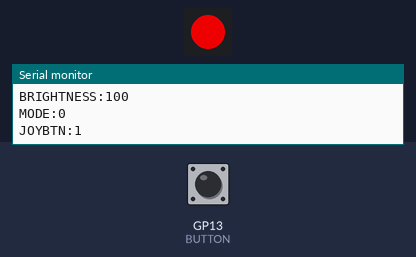
Recording of a sketch running on a simulated Raspberry Pi Pico. Shown: 1 RGB LEDs in strip order, left to right, the last lines printed to the serial monitor. Inputs (shaded band) come from the test bench; at power-on: GP13 (BUTTON) HIGH. EEPROM starts erased; USB keyboard and mouse output is not drawn.

Above: at 2.2 s.
2.3 s: GP13 (BUTTON) pulled LOW for 0.15 s
At 2.37 s:
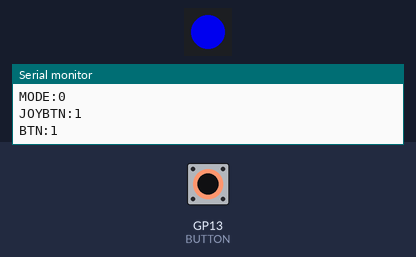
6.9 s: GP13 (BUTTON) pulled LOW for 3.2 s
At 11.4 s:
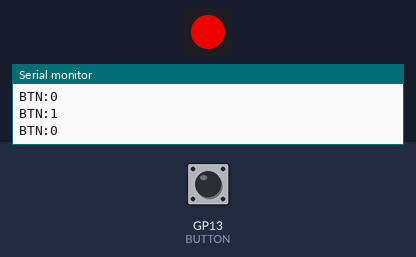
Timing chart, 0 to 12.9 s (numbered marks = the images above; inputs shaded):
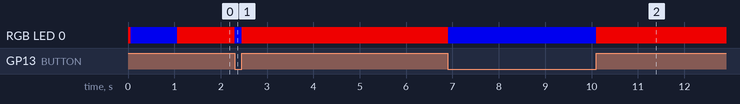

Measured:
- after the input at 2.3 s, RGB LED 0: RGB(204, 0, 0) → RGB(0, 0, 204) at once, → RGB(204, 0, 0) 0.15 s later
- after the input at 6.9 s, RGB LED 0: RGB(204, 0, 0) → RGB(0, 0, 204) at once, → RGB(204, 0, 0) 3.2 s later

The sketch:

ptt.ino
```cpp
#include <Keyboard.h>
#include <Joystick.h>
#include <EEPROM.h>
#include <Adafruit_NeoPixel.h>
#include "pico/bootrom.h"
#include "hardware/watchdog.h"

#define FW_VERSION "1.2.0"
#define DEFAULT_KEY KEY_LEFT_CTRL_ID
#define DEFAULT_BRIGHTNESS 100
#define MAX_LED_BRIGHTNESS 204
#define DEFAULT_MODE MODE_KEYBOARD
#define DEFAULT_JOY_BUTTON 1
#define MAX_JOY_BUTTON 32

// EEPROM layout markers: v1.0.x stored key + brightness, v1.2 adds mode + joystick button.
#define CONFIG_MAGIC_V1 0x55
#define CONFIG_MAGIC_V2 0x56

// Output modes: which HID report the PTT button drives.
enum
{
  MODE_KEYBOARD = 0,
  MODE_JOYSTICK,
  MODE_COUNT
};

const int BUTTON = 13;
const int LED = 16;
const int LED_COUNT = 1;

bool pressed = false;
bool lastButton = false;

uint8_t currentKey;
uint8_t currentBrightness;
uint8_t currentMode;
uint8_t currentJoyButton;

Adafruit_NeoPixel statusLed(LED_COUNT, LED, NEO_GRB + NEO_KHZ800);

uint32_t displayedColor = 0xFFFFFFFF;

void setBrightness(uint8_t brightness)
{
  currentBrightness = brightness;
  statusLed.setBrightness((currentBrightness * MAX_LED_BRIGHTNESS + 50) / 100);
  displayedColor = 0xFFFFFFFF;
}

// The button state takes precedence over a connected configurator.
void setStatusLed(uint8_t red, uint8_t green, uint8_t blue)
{
  uint32_t color = statusLed.Color(red, green, blue);

  if (color == displayedColor)
    return;

  statusLed.setPixelColor(0, color);
  statusLed.show();
  displayedColor = color;
}

void updateStatusLed()
{
  if (pressed)
  {
    setStatusLed(0, 0, 255);       // Blue: PTT button held
  }
  else if (Serial.dtr())
  {
    setStatusLed(255, 0, 0);       // Red: configurator serial port open
  }
  else
  {
    setStatusLed(0, 255, 0);       // Green: device running
  }
}

void startupLedTest()
{
  setStatusLed(255, 0, 0);
  delay(20);
  setStatusLed(0, 255, 0);
  delay(20);
  setStatusLed(0, 0, 255);
  delay(20);
  displayedColor = 0xFFFFFFFF;
}

//-------------------------------
// Key IDs
//-------------------------------
enum
{
  KEY_LEFT_CTRL_ID = 0,
  KEY_RIGHT_CTRL_ID,
  KEY_LEFT_SHIFT_ID,
  KEY_RIGHT_SHIFT_ID,
  KEY_LEFT_ALT_ID,
  KEY_RIGHT_ALT_ID,
  KEY_F13_ID,
  KEY_F14_ID,
  KEY_A_ID,
  KEY_B_ID
};

//-------------------------------

uint8_t keyTable[] =
{
  KEY_LEFT_CTRL,
  KEY_RIGHT_CTRL,
  KEY_LEFT_SHIFT,
  KEY_RIGHT_SHIFT,
  KEY_LEFT_ALT,
  KEY_RIGHT_ALT,
  KEY_F13,
  KEY_F14,
  'a',
  'b'
};

//--------------------------------

// Sends the press/release to whichever HID output the current mode selects.
void pressOutput()
{
  if (currentMode == MODE_JOYSTICK)
    Joystick.button(currentJoyButton, true);
  else
    Keyboard.press(keyTable[currentKey]);
}

void releaseOutput()
{
  if (currentMode == MODE_JOYSTICK)
    Joystick.button(currentJoyButton, false);
  else
    Keyboard.release(keyTable[currentKey]);
}

// Releases a held output before the key, button or mode changes, so nothing stays stuck down.
void releaseIfPressed()
{
  if (pressed)
  {
    releaseOutput();
    pressed = false;
  }
}

//--------------------------------

void saveConfig()
{
  EEPROM.write(0, CONFIG_MAGIC_V2);
  EEPROM.write(1, currentKey);
  EEPROM.write(2, currentBrightness);
  EEPROM.write(3, currentMode);
  EEPROM.write(4, currentJoyButton);
  EEPROM.commit();
}

void loadConfig()
{
    EEPROM.begin(16);

    uint8_t magic = EEPROM.read(0);

    if (magic == CONFIG_MAGIC_V1 || magic == CONFIG_MAGIC_V2)
    {
        currentKey = EEPROM.read(1);

        if (currentKey >= (sizeof(keyTable) / sizeof(keyTable[0])))
            currentKey = DEFAULT_KEY;

        currentBrightness = EEPROM.read(2);

        if (currentBrightness > 100)
            currentBrightness = DEFAULT_BRIGHTNESS;

        currentMode = DEFAULT_MODE;
        currentJoyButton = DEFAULT_JOY_BUTTON;

        if (magic == CONFIG_MAGIC_V2)
        {
            currentMode = EEPROM.read(3);

            if (currentMode >= MODE_COUNT)
                currentMode = DEFAULT_MODE;

            currentJoyButton = EEPROM.read(4);

            if (currentJoyButton < 1 || currentJoyButton > MAX_JOY_BUTTON)
                currentJoyButton = DEFAULT_JOY_BUTTON;
        }
        else
        {
            // Upgrade a v1.0.x config in place; it keeps working as a keyboard.
            saveConfig();
        }
    }
    else
    {
        currentKey = DEFAULT_KEY;
        currentBrightness = DEFAULT_BRIGHTNESS;
        currentMode = DEFAULT_MODE;
        currentJoyButton = DEFAULT_JOY_BUTTON;
        saveConfig();
    }
}

void factoryReset()
{
    releaseIfPressed();

    currentKey = DEFAULT_KEY;
    currentBrightness = DEFAULT_BRIGHTNESS;
    currentMode = DEFAULT_MODE;
    currentJoyButton = DEFAULT_JOY_BUTTON;

    setBrightness(currentBrightness);
    saveConfig();

    Serial.println("OK");
}

void sendCurrentKey()
{
    Serial.print("KEY:");
    Serial.println(currentKey);
}

void sendCurrentBrightness()
{
    Serial.print("BRIGHTNESS:");
    Serial.println(currentBrightness);
}

void sendCurrentMode()
{
    Serial.print("MODE:");
    Serial.println(currentMode);
}

void sendCurrentJoyButton()
{
    Serial.print("JOYBTN:");
    Serial.println(currentJoyButton);
}

void sendInfo()
{
    Serial.println("READY");

    Serial.print("VERSION:");
    Serial.println(FW_VERSION);

    sendCurrentKey();
    sendCurrentBrightness();
    sendCurrentMode();
    sendCurrentJoyButton();

    Serial.print("BTN:");
    Serial.println(!digitalRead(BUTTON) ? 1 : 0);
}

//--------------------------------

void handleCommand(String cmd)
{
  cmd.trim();

  if (cmd == "PING")
  {
    Serial.println("PONG");
    return;
  }

  if (cmd == "FACTORYRESET")
  {
      factoryReset();
      return;
  }

  if (cmd == "GETINFO")
  {
    sendInfo();
    return;
  }

  if (cmd == "GETKEY")
  {
    sendCurrentKey();
    return;
  }

  if (cmd == "GETBRIGHTNESS")
  {
    sendCurrentBrightness();
    return;
  }

  if (cmd == "GETMODE")
  {
    sendCurrentMode();
    return;
  }

  if (cmd == "GETJOYBTN")
  {
    sendCurrentJoyButton();
    return;
  }

  if (cmd == "SAVE")
  {
    saveConfig();
    Serial.println("OK");
    return;
  }

  if (cmd == "RESET")
  {
    Serial.println("OK");
    delay(100);
    watchdog_reboot(0, 0, 0);
    while (1);
  }

  if (cmd == "BOOTSEL")
  {
    Serial.println("OK");
    delay(100);
    reset_usb_boot(0,0);
  }

  const int NUM_KEYS = sizeof(keyTable) / sizeof(keyTable[0]);

  if (cmd.startsWith("SETKEY:"))
  {
      int keyID = cmd.substring(7).toInt();

      if (keyID >= 0 && keyID < NUM_KEYS)
      {
          releaseIfPressed();
          currentKey = keyID;
          Serial.println("OK");
      }
      else
      {
          Serial.println("ERROR");
      }

      return;
  }

  if (cmd.startsWith("SETMODE:"))
  {
      int mode = cmd.substring(8).toInt();

      if (mode >= 0 && mode < MODE_COUNT)
      {
          releaseIfPressed();
          currentMode = mode;
          Serial.println("OK");
      }
      else
      {
          Serial.println("ERROR");
      }

      return;
  }

  if (cmd.startsWith("SETJOYBTN:"))
  {
      int joyButton = cmd.substring(10).toInt();

      if (joyButton >= 1 && joyButton <= MAX_JOY_BUTTON)
      {
          releaseIfPressed();
          currentJoyButton = joyButton;
          Serial.println("OK");
      }
      else
      {
          Serial.println("ERROR");
      }

      return;
  }

  if (cmd.startsWith("SETBRIGHTNESS:"))
  {
      int brightness = cmd.substring(14).toInt();

      if (brightness >= 0 && brightness <= 100)
      {
          setBrightness(brightness);
          Serial.println("OK");
      }
      else
      {
          Serial.println("ERROR");
      }

      return;
  }
}

//--------------------------------

void setup()
{
  pinMode(BUTTON, INPUT_PULLUP);

  statusLed.begin();
  statusLed.clear();
  statusLed.show();

  Serial.begin(115200);

  Keyboard.begin();
  Joystick.begin();

  loadConfig();
  setBrightness(currentBrightness);
  startupLedTest();

  delay(1000);

  Serial.println("READY");

  Serial.print("VERSION:");
  Serial.println(FW_VERSION);

  sendCurrentKey();
  sendCurrentBrightness();
  sendCurrentMode();
  sendCurrentJoyButton();
  updateStatusLed();
}

//--------------------------------

void loop()
{
  bool state = !digitalRead(BUTTON);

  if(state != lastButton)
  {
    lastButton = state;

    Serial.print("BTN:");
    Serial.println(state ? "1" : "0");
  }

  if(state && !pressed)
  {
    pressOutput();
    pressed = true;
  }

  if(!state && pressed)
  {
    releaseOutput();
    pressed = false;
  }

  while(Serial.available())
  {
    String cmd = Serial.readStringUntil('\n');
    handleCommand(cmd);
  }

  updateStatusLed();

  delay(5);
}
```
